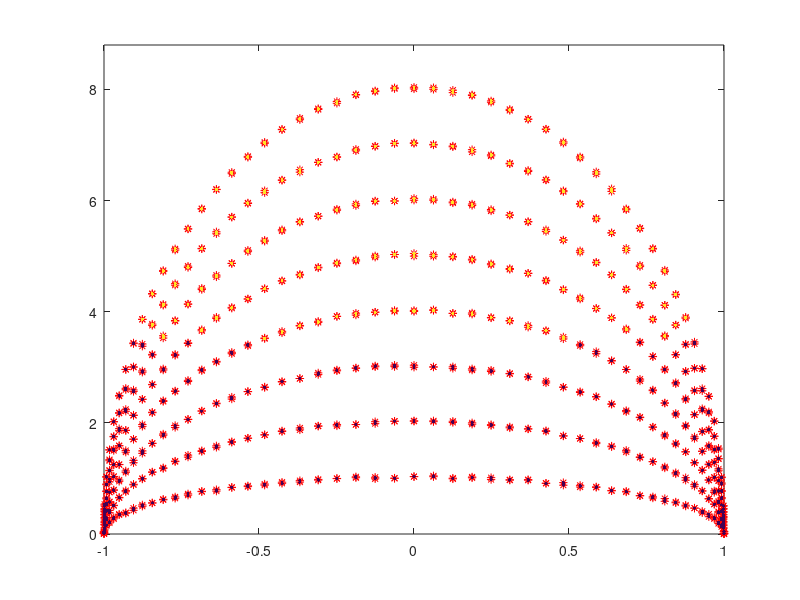

Reproduce this figure in MATLAB.
clear all, clc, close all
N      = 100; %Number of *
Nf= 8; %number of frames
n      = 1:N/2;
tao    = n/N;
v=0.05;
%X=rand(2*length(tao),Nf+1);%Matriz random
Y=rand(2*length(tao),Nf);%Matriz random

x = abs(cos(2*pi*tao))'; 
    x = [x;-x];
    x= double(x);
    size(x);
%X(:,1)= x; %Reemplazar la primera columna de X por x.

for t = 1:Nf
    
    yt = abs(t*sin(2*pi*tao))';
    yt = [yt;yt];
    yt = yt + v*rand(length(yt),1);
    Y(:,t) = yt; %La columna t+1 es reemplazado por yt. 
    plot(x,yt,'*r')
    axis([-1 1 0 Nf+Nf/10])
    hold on
    %pause(0.2)
end

x;
Y = double(Y);
xr = repmat(x,1,Nf );
X=[xr(:) Y(:)];
%X=[Y(:) xr(:)];
k=2;

lab= kmeans(X,k);
%Iout = reshape(lab,size(x,1),Nf)';
%Iout

%imagesc(Iout)
%lab;
scatter(X(:,1), X(:,2), 5, lab, 'filled')
